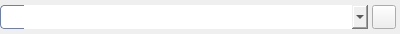
<ui version="4.0" >
 <class>channel_transfer_start</class>
 <widget class="QWidget" name="channel_transfer_start" >
  <property name="geometry" >
   <rect>
    <x>0</x>
    <y>0</y>
    <width>400</width>
    <height>34</height>
   </rect>
  </property>
  <property name="sizePolicy" >
   <sizepolicy vsizetype="Fixed" hsizetype="Preferred" >
    <horstretch>0</horstretch>
    <verstretch>0</verstretch>
   </sizepolicy>
  </property>
  <property name="styleSheet" >
   <string/>
  </property>
  <layout class="QHBoxLayout" >
   <property name="spacing" >
    <number>4</number>
   </property>
   <property name="leftMargin" >
    <number>0</number>
   </property>
   <property name="topMargin" >
    <number>0</number>
   </property>
   <property name="rightMargin" >
    <number>4</number>
   </property>
   <property name="bottomMargin" >
    <number>0</number>
   </property>
   <item>
    <layout class="QHBoxLayout" >
     <property name="spacing" >
      <number>0</number>
     </property>
     <item>
      <widget class="QLabel" name="label_7" >
       <property name="sizePolicy" >
        <sizepolicy vsizetype="Fixed" hsizetype="Fixed" >
         <horstretch>0</horstretch>
         <verstretch>0</verstretch>
        </sizepolicy>
       </property>
       <property name="minimumSize" >
        <size>
         <width>24</width>
         <height>24</height>
        </size>
       </property>
       <property name="maximumSize" >
        <size>
         <width>24</width>
         <height>24</height>
        </size>
       </property>
       <property name="styleSheet" >
        <string>QLabel {
  background: white;
  border: 1px solid #717fa0;
  border-right: 0px;
  border-top-left-radius: 4px;
  border-bottom-left-radius: 4px;
}
</string>
       </property>
       <property name="pixmap" >
        <pixmap>transfer_20.png</pixmap>
       </property>
       <property name="alignment" >
        <set>Qt::AlignCenter</set>
       </property>
      </widget>
     </item>
     <item>
      <widget class="QComboBox" name="target" >
       <property name="sizePolicy" >
        <sizepolicy vsizetype="Fixed" hsizetype="Expanding" >
         <horstretch>0</horstretch>
         <verstretch>0</verstretch>
        </sizepolicy>
       </property>
       <property name="minimumSize" >
        <size>
         <width>0</width>
         <height>24</height>
        </size>
       </property>
       <property name="maximumSize" >
        <size>
         <width>16777215</width>
         <height>24</height>
        </size>
       </property>
       <property name="styleSheet" >
        <string>border-left: 0px;
border-top-left-radius: 0px;
border-bottom-left-radius: 0px;
</string>
       </property>
       <property name="editable" >
        <bool>true</bool>
       </property>
       <property name="_yate_identity" stdset="0" >
        <string>trans_target</string>
       </property>
       <property name="_yate_textchangednotify" stdset="0" >
        <bool>true</bool>
       </property>
      </widget>
     </item>
    </layout>
   </item>
   <item>
    <widget class="QToolButton" name="transfer_start" >
     <property name="minimumSize" >
      <size>
       <width>24</width>
       <height>24</height>
      </size>
     </property>
     <property name="maximumSize" >
      <size>
       <width>24</width>
       <height>24</height>
      </size>
     </property>
     <property name="toolTip" >
      <string>Transfer the call</string>
     </property>
     <property name="icon" >
      <iconset>send_transfer_20.png</iconset>
     </property>
     <property name="iconSize" >
      <size>
       <width>20</width>
       <height>20</height>
      </size>
     </property>
     <property name="_yate_identity" stdset="0" >
      <string>transfer_start</string>
     </property>
     <property name="_yate_normal_icon" stdset="0" >
      <string>send_transfer_20.png</string>
     </property>
     <property name="_yate_pressed_icon" stdset="0" >
      <string>send_transfer_20_pressed.png</string>
     </property>
     <property name="_yate_hover_icon" stdset="0" >
      <string>send_transfer_20_hover.png</string>
     </property>
     <property name="_yate_filterevents" stdset="0" >
      <bool>true</bool>
     </property>
    </widget>
   </item>
  </layout>
 </widget>
 <resources/>
 <connections/>
</ui>
